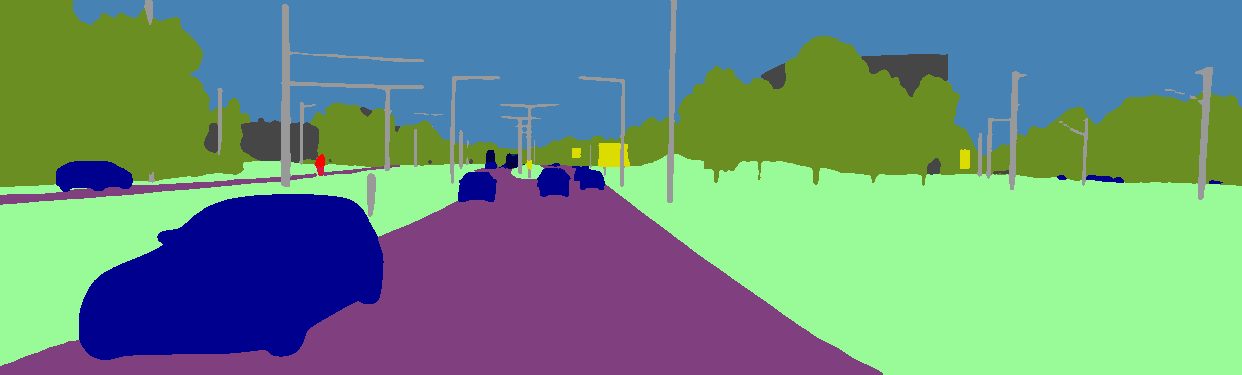
#> input picture wiou_v1.0/images/test_image2.png, 1242 x 375 px
$ jupyter execute demo_wiou.ipynb
#> lines starting #> are read from the running program, lines starting #| are printed output that depends on the picture; after the words box and inside, x2 and y2 are one past the last pixel; in counts of white or black regions, pixels touching at a corner belong together
[cell 1]
### weighted map generation demo

import cv2
import numpy as np
import math
from matplotlib import pyplot as plt

# semantic RGB
img = cv2.imread('images/test_image2.png')
#> img is the input picture: shape (375, 1242, 3); mean B, G, R 129.7, 143.7, 106

label_dic = {
    "Road": [128, 64, 128],
    "Sidewalk": [232, 35, 244],
    "Building": [70, 70, 70],
    "Wall": [156, 102, 102],
    "Fence": [153, 153, 190],
    "Pole": [153, 153, 153],
    "Traffic Light": [30, 170, 250],
    "Traffic Sign": [0, 220, 220],
    "Vegetation": [35, 142, 107],
    "Terrain": [152, 251, 152],
    "Sky": [180, 130, 70],
    "Parking": [160, 170, 250],
    "Person": [60, 20, 220],
    "Rider": [0, 0, 255],
    "Car": [142, 0, 0],
    "Truck": [70, 0, 0],
    "Bus": [100, 60, 0],
    "Train": [100, 80, 0],
    "Motorcycle": [230, 0, 0],
    "Bicycle": [32, 11, 119]
}

dist = cv2.DIST_L2

def get_all_distance(img, label_dic, dist):
    # distance map generation
#> called with dist = 2
    dist_map = np.zeros([img.shape[0],img.shape[1]])


    for key_idx in label_dic.keys():

        label = np.abs(img - label_dic[key_idx])
        label_one_ch = label[:,:,0] + label[:,:,1] + label[:,:,2]

        target_label = label_one_ch == 0
        target_label = target_label.astype(np.uint8)
        dist_transform = cv2.distanceTransform(target_label, cv2.DIST_L2, 5)

        dist_map += dist_transform/(np.max(dist_transform)+0.01)
#> this loop made 20 passes
#> pass 1, in get_all_distance, `label = np.abs(img - label_dic[key_idx])`:
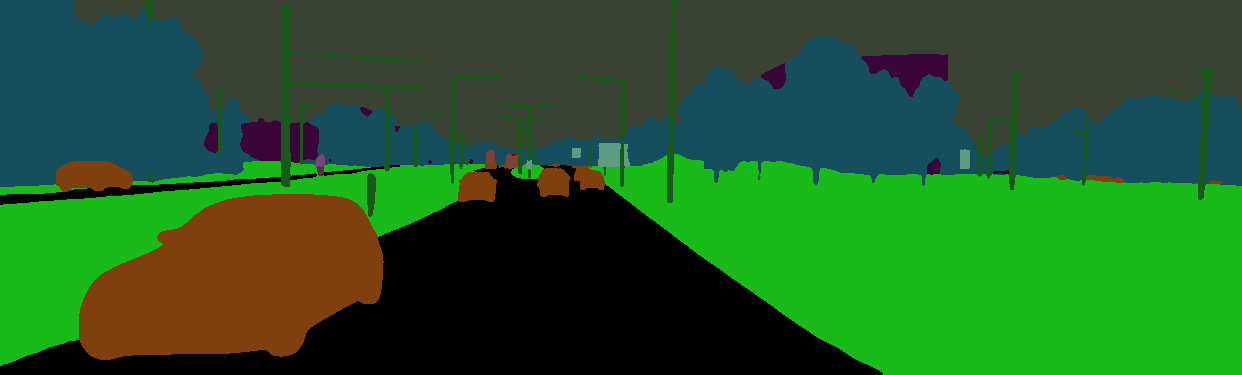
#> label: shape (375, 1242, 3) int64; mean B, G, R 39.5, 91.2, 37.1
#> pass 1, in get_all_distance, `label_one_ch = label[:,:,0] + label[:,:,1] + label[:,:,2]`:
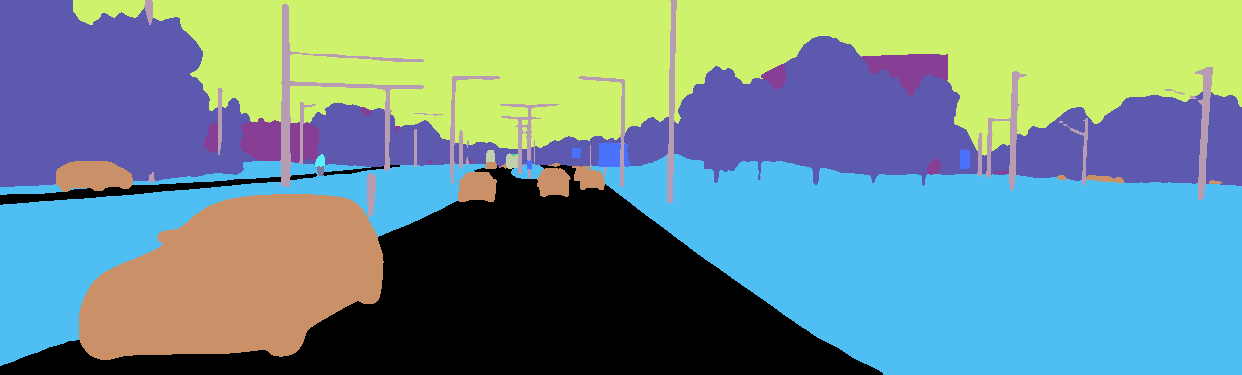
#> label_one_ch: shape (375, 1242) int64; 12 distinct labels, from 0 to 376; one colour per label, 0 black
#> pass 1, in get_all_distance, `target_label = label_one_ch == 0`:
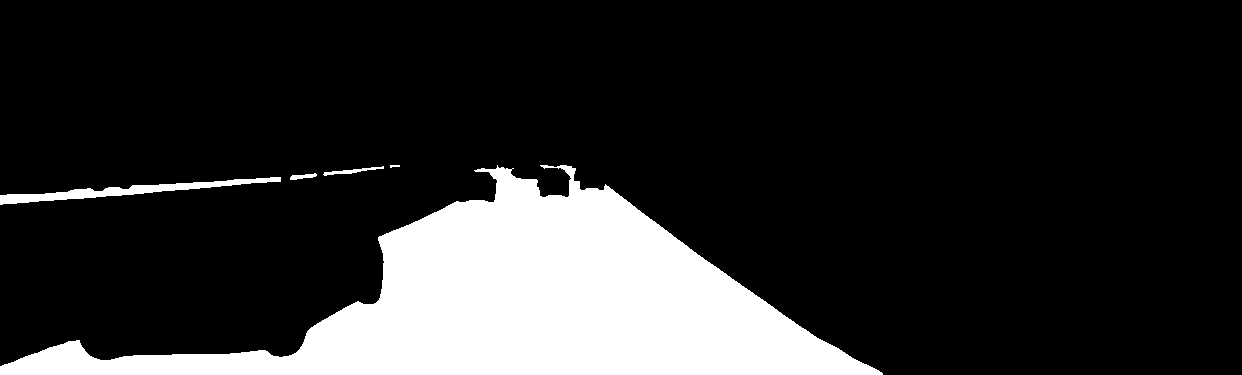
#> target_label: shape (375, 1242) bool; 16.9% white; 5 white regions, box (x1, y1, x2, y2) and area: (0, 165, 883, 375) 76188, (0, 177, 281, 205) 2044, (323, 166, 384, 176) 188, (290, 173, 317, 180) 107, (390, 165, 400, 168) 22
#> pass 1, in get_all_distance, `dist_transform = cv2.distanceTransform(target_label, cv2.DIST_L2, 5)`:
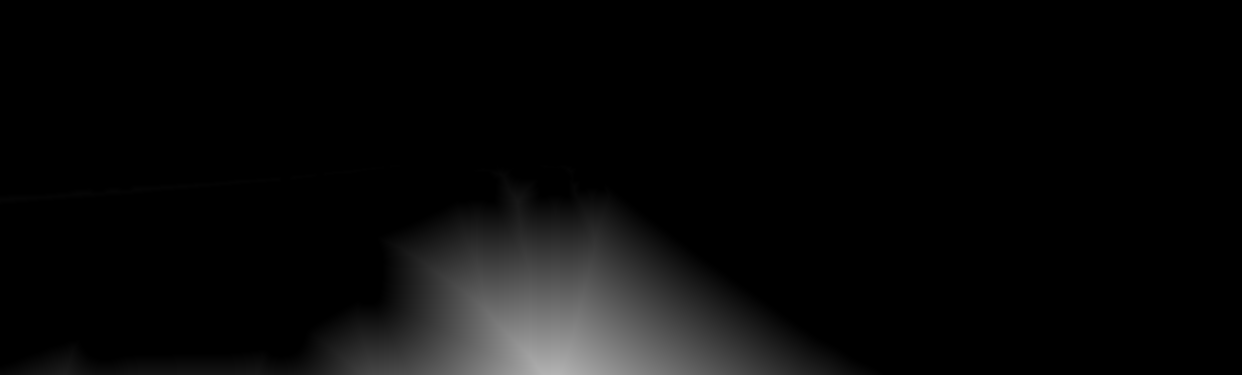
#> dist_transform: shape (375, 1242) float32; min 0, max 180, mean 9
#> after the loop:
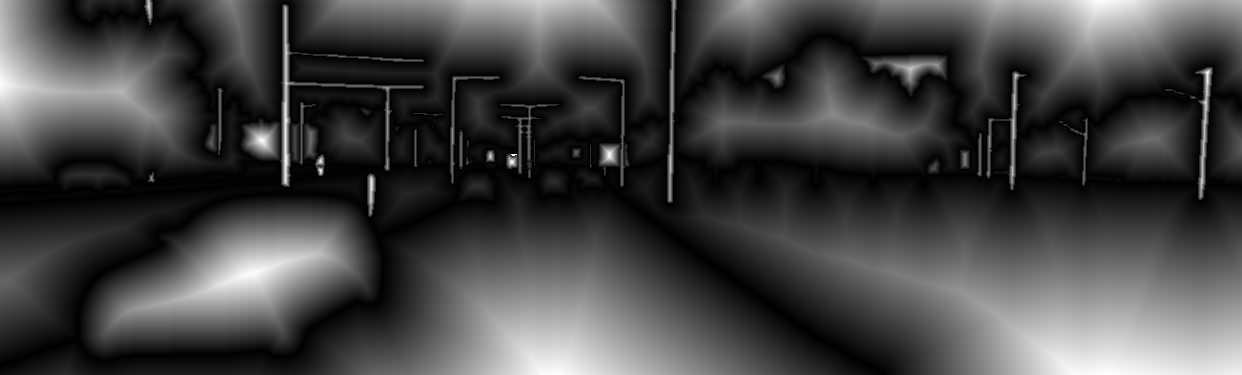
#> dist_map: shape (375, 1242) float64; min 0.00518, max 1, mean 0.27
#> after the loop: target_label: shape (375, 1242); every value is 0


    return dist_map

[cell 2]
# Viusalizew distance map
dist_map = get_all_distance(img, label_dic, dist)
plt.imshow(dist_map)

[cell 3]
#alpha = 0.01
alpha = 1 # boundary importance factor a
weight_map = np.exp(-alpha*dist_map)
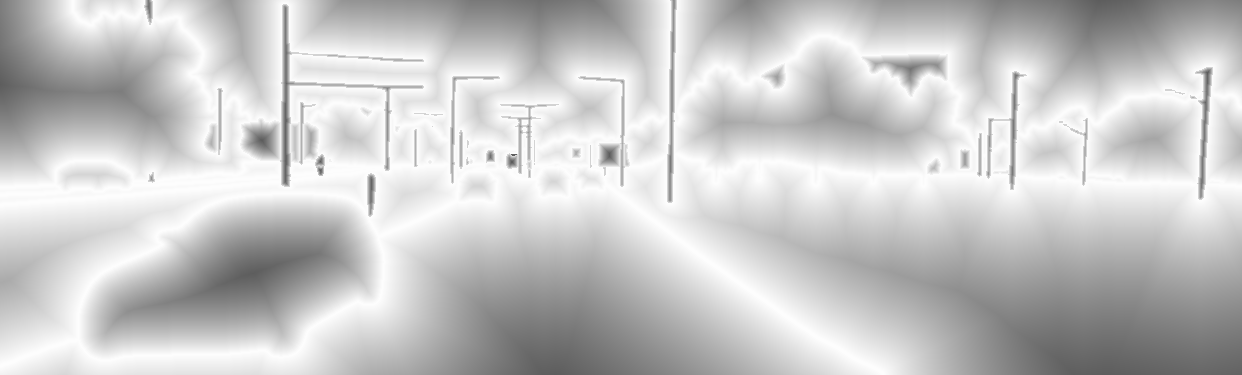
#> weight_map: shape (375, 1242) float64; min 0.368, max 0.995, mean 0.782
plt.imshow(weight_map, cmap ='gray', vmin= 0, vmax = 1)
plt.show()

[cell 4]
cv2.imwrite("wIoU_demo.png", weight_map*255)
#> Out = True

$ run again, with wiou_v1.0/images/test_image.png copied over wiou_v1.0/images/test_image2.png
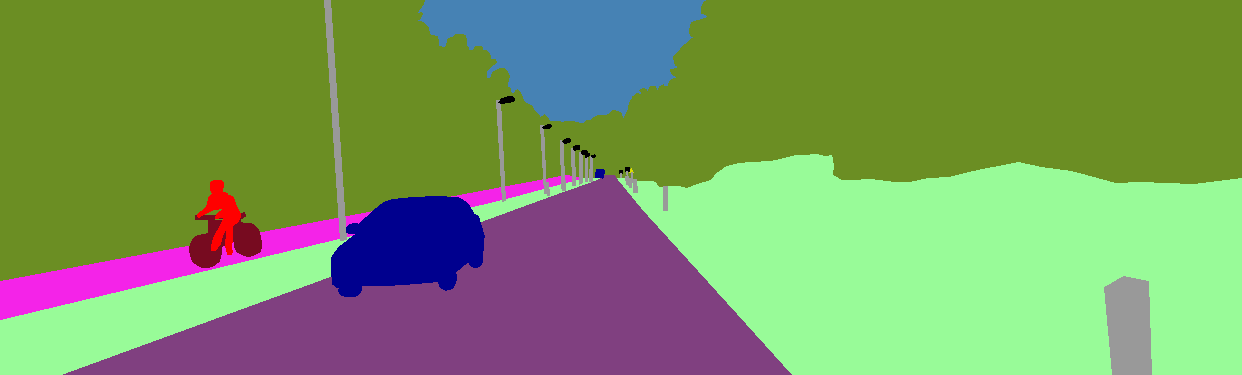
#> input picture wiou_v1.0/images/test_image.png, 1242 x 375 px
#> img is the input picture: shape (375, 1242, 3); mean B, G, R 95.2, 152.2, 121.7
#> the loop in get_all_distance, `for key_idx in label_dic.keys(): ` made 20 passes
#> pass 1, in get_all_distance, `target_label = label_one_ch == 0`:
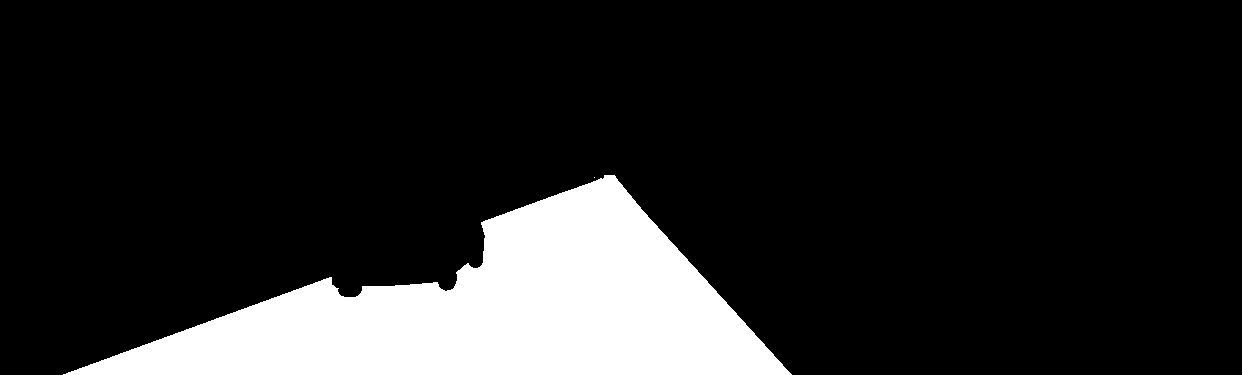
#> target_label: shape (375, 1242) bool; 14.6% white; 2 white regions (1 under 20 px), largest, box (x1, y1, x2, y2) and area: (63, 175, 792, 375) 67896
#> `weight_map = np.exp(-alpha*dist_map)`:
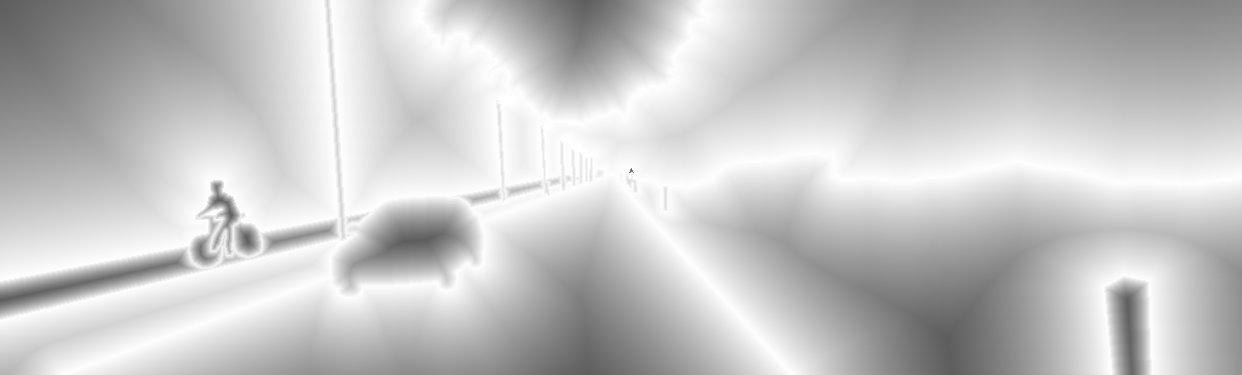
#> weight_map: shape (375, 1242) float64; min 0.368, max 1, mean 0.771
#> Out = True
